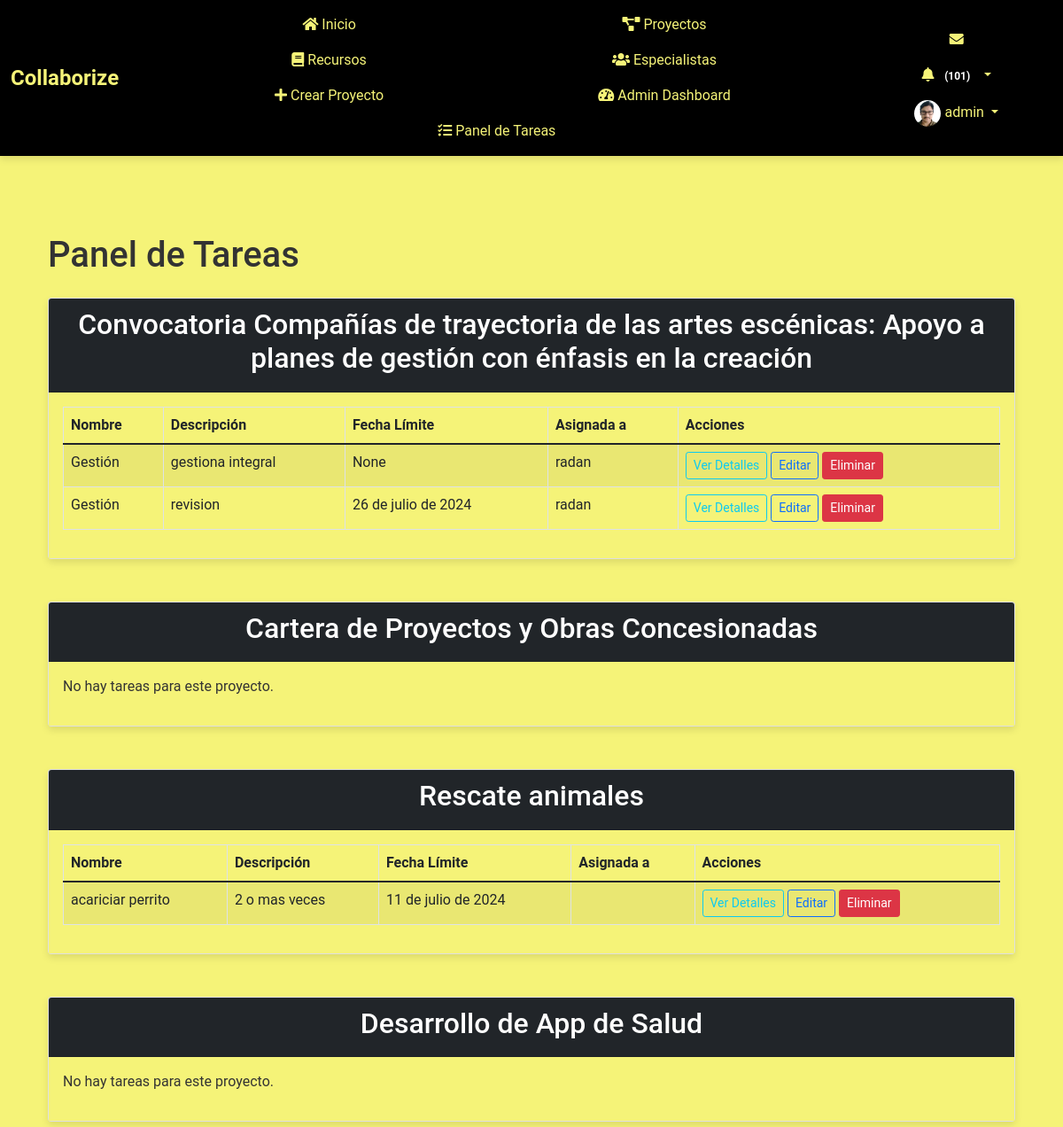
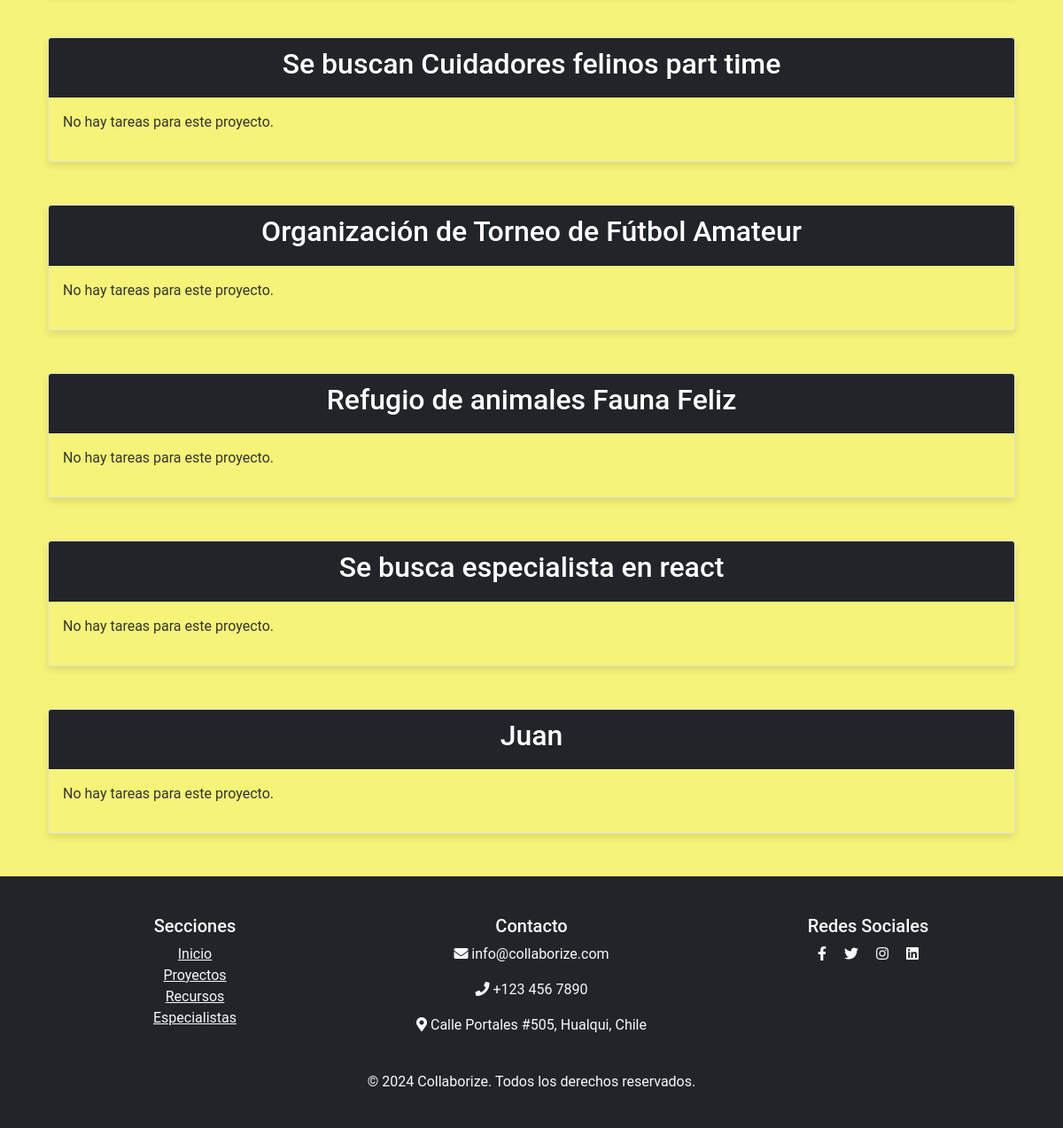
Screenshot of /admin_panel_tareas/ (signed in) with the database file from the repository (2 pictures, top to bottom).
### myapp/models.py (models this page shows, shortened)
class Perfil(models.Model):
    user = models.OneToOneField(User, on_delete=models.CASCADE)
    nombre = models.CharField(max_length=30, blank=True, null=True)
    apellido = models.CharField(max_length=30, blank=True, null=True)
    telefono = models.CharField(max_length=15, blank=True, null=True)
    fecha_nacimiento = models.DateField(null=True, blank=True)
    avatar = models.ImageField(upload_to='avatars/', null=True, blank=True)
    website = models.URLField(max_length=200, blank=True, null=True)
    twitter = models.URLField(max_length=200, blank=True, null=True)
    facebook = models.URLField(max_length=200, blank=True, null=True)
    linkedin = models.URLField(max_length=200, blank=True, null=True)
    habilidad_1 = models.CharField(max_length=100, blank=True, null=True)
    habilidad_2 = models.CharField(max_length=100, blank=True, null=True)
    habilidad_3 = models.CharField(max_length=100, blank=True, null=True)
    experiencia = models.TextField(blank=True, null=True)
    especialidad = models.CharField(max_length=200, blank=True, null=True)
    ubicacion = models.CharField(max_length=200, blank=True, null=True)
    disponibilidad = models.BooleanField(blank=True, null=True)

class Proyecto(models.Model):
    nombre = models.CharField(max_length=200)
    descripcion = models.TextField()
    fecha_inicio = models.DateField()
    fecha_fin = models.DateField()
    ciudad = models.CharField(max_length=100, blank=True, null=True)
    imagen = models.ImageField(upload_to='proyectos/', blank=True, null=True)
    categoria = models.CharField(max_length=100, choices=[
        ('tecnologia', 'Tecnología'),
        ('educacion', 'Educación'),
        ('salud', 'Salud'),
        ('finanzas', 'Finanzas'),
        ('energia', 'Energía'),
        ('animales', 'Animales'),
    ], default='tecnologia')
    creador = models.ForeignKey(User, on_delete=models.CASCADE, related_name='proyectos_creados')
    colaboradores = models.ManyToManyField(User, related_name='proyectos_colaborados')

class Tarea(models.Model):
    proyecto = models.ForeignKey(Proyecto, related_name='tareas', on_delete=models.CASCADE)
    nombre = models.CharField(max_length=200)
    descripcion = models.TextField(blank=True, null=True)
    completada = models.BooleanField(default=False)
    fecha_limite = models.DateField(blank=True, null=True)
    asignada_a = models.ForeignKey(User, related_name='tareas_asignadas', on_delete=models.SET_NULL, blank=True, null=True)

### myapp/views.py (the view)
# urls.py: path('admin_panel_tareas/', views.admin_panel_tareas, name='admin_panel_tareas'),
@login_required
def admin_panel_tareas(request):
    if not request.user.is_staff:
        return redirect('index')
    proyectos = Proyecto.objects.all()
    tareas_por_proyecto = {proyecto: Tarea.objects.filter(proyecto=proyecto) for proyecto in proyectos}
    return render(request, 'myapp/admin_panel_tareas.html', {'tareas_por_proyecto': tareas_por_proyecto})

### myapp/templates/myapp/admin_panel_tareas.html (shortened to what this page needs)
{% extends 'myapp/base.html' %}
{% block content %}
<div class="container mt-5">
    <h1 class="mb-4">Panel de Tareas</h1>
    {% for proyecto, tareas_proyecto in tareas_por_proyecto.items %}
    <div class="project-section mb-5">
        <div class="card">
            <div class="card-header bg-dark text-white">
                <h2>{{ proyecto.nombre }}</h2>
            </div>
            <div class="card-body">
                {% if tareas_proyecto %}
                <table class="table table-striped table-bordered">
                    <thead class="thead-dark">
                        <tr>
                            <th>Nombre</th>
                            <th>Descripción</th>
                            <th>Fecha Límite</th>
                            <th>Asignada a</th>
                            <th>Acciones</th>
                        </tr>
                    </thead>
                    <tbody>
                        {% for tarea in tareas_proyecto %}
                        <tr>
                            <td>{{ tarea.nombre }}</td>
                            <td>{{ tarea.descripcion }}</td>
                            <td>{{ tarea.fecha_limite }}</td>
                            <td>{{ tarea.asignada_a.username }}</td>
                            <td>
                                <a href="{% url 'detalle_tarea' tarea.id %}" class="btn btn-outline-info btn-sm">Ver Detalles</a>
                                <a href="{% url 'editar_tarea' tarea.id %}" class="btn btn-outline-primary btn-sm">Editar</a>
                                <a href="{% url 'eliminar_tarea' tarea.id %}?next={% url 'admin_panel_tareas' %}" class="btn btn-danger btn-sm">Eliminar</a>
                            </td>
                        </tr>
                        {% endfor %}
                    </tbody>
                </table>
                {% else %}
                <p>No hay tareas para este proyecto.</p>
                {% endif %}
            </div>
        </div>
    </div>
    {% endfor %}
</div>
{% endblock %}

### myapp/templates/myapp/base.html (shortened to what this page needs)
<!DOCTYPE html>
<html lang="es">
<head>
    {% load static %}
    <link rel="stylesheet" href="https://cdn.jsdelivr.net/npm/bootstrap@5.1.3/dist/css/bootstrap.min.css">
    <link rel="stylesheet" href="https://cdnjs.cloudflare.com/ajax/libs/font-awesome/5.15.4/css/all.min.css">
    <link rel="stylesheet" href="https://cdn.jsdelivr.net/npm/@icon/entypo@1.0.3/entypo.css">
    <link rel="stylesheet" href="https://cdnjs.cloudflare.com/ajax/libs/bootstrap-datepicker/1.9.0/css/bootstrap-datepicker.min.css">
    <link rel="stylesheet" href="{% static 'css/style.css' %}">
    <link rel="stylesheet" href="{% static 'css/ver_perfil.css' %}">
    <link rel="stylesheet" href="{% static 'css/register.css' %}">
</head>
<body>
    {% if user.is_authenticated %}
    <header>
        <nav class="navbar navbar-expand-lg fixed-top custom-navbar">
            <div class="container-fluid d-flex justify-content-between align-items-center">
                <a class="navbar-brand" href="{% url 'index' %}">
                    <span style="font-weight: bold; color: #f5f378; font-size: 1.5rem;">Collaborize</span>
                </a>
                <div class="collapse navbar-collapse justify-content-between" id="navbarNav">
                    <ul class="navbar-nav mx-auto">
                        <li class="nav-item"><a class="nav-link" href="{% url 'index' %}"><i class="fas fa-home"></i> Inicio</a></li>
                        <li class="nav-item"><a class="nav-link" href="{% url 'proyecto_lista' %}"><i class="fas fa-project-diagram"></i> Proyectos</a></li>
                        <li class="nav-item"><a class="nav-link" href="{% url 'listar_recursos' %}"><i class="fas fa-book"></i> Recursos</a></li>
                        <li class="nav-item"><a class="nav-link" href="{% url 'listar_especialistas' %}"><i class="fas fa-users"></i> Especialistas</a></li>
                        {% if user.is_staff %}
                        <li class="nav-item"><a class="nav-link" href="{% url 'crear_proyecto' %}"><i class="fas fa-plus"></i> Crear Proyecto</a></li>
                        <li class="nav-item"><a class="nav-link" href="{% url 'admin_dashboard' %}"><i class="fas fa-tachometer-alt"></i> Admin Dashboard</a></li>
                        <li class="nav-item"><a class="nav-link" href="{% url 'admin_panel_tareas' %}"><i class="fas fa-tasks"></i> Panel de Tareas</a></li>
                        {% endif %}
                    </ul>
                    <ul class="navbar-nav ms-auto">
                        <li class="nav-item">
                            <a class="nav-link" href="{% url 'listar_mensajes' %}"><i class="fas fa-envelope"></i>
                            </a>
                        </li>
                        <li class="nav-item dropdown">
                            <a class="nav-link dropdown-toggle" href="#" id="notificacionesDropdown" role="button" data-bs-toggle="dropdown" aria-haspopup="true" aria-expanded="false">
                                <i class="fas fa-bell"></i>
                                <span id="notificaciones-count" class="badge badge-danger"></span>
                            </a>
                        </li>
                        <li class="nav-item dropdown">
                            <a class="nav-link dropdown-toggle" href="#" id="perfilDropdown" role="button" data-bs-toggle="dropdown" aria-haspopup="true" aria-expanded="false">
                                <img src="{% if user.perfil.avatar %}{{ user.perfil.avatar.url }}{% else %}{% static 'images/default_avatar.png' %}{% endif %}" alt="Foto de perfil" class="rounded-circle" width="30" height="30">
                                {{ user.username }}
                            </a>
                        </li>
                    </ul>
                </div>
            </div>
        </nav>
    </header>
    {% endif %}
    <main class="container">
        {% block content %}{% endblock %}
    </main>
    {% block footer %}
    <footer class="bg-dark text-light py-4">
        <div class="container">
            <div class="row">
                <div class="col-md-4">
                    <h5>Secciones</h5>
                    <ul class="list-unstyled">
                        <li><a href="{% url 'index' %}" class="text-light">Inicio</a></li>
                        <li><a href="{% url 'proyecto_lista' %}" class="text-light">Proyectos</a></li>
                        <li><a href="{% url 'listar_recursos' %}" class="text-light">Recursos</a></li>
                        <li><a href="{% url 'listar_especialistas' %}" class="text-light">Especialistas</a></li>
                    </ul>
                </div>
                <div class="col-md-4">
                    <h5>Contacto</h5>
                    <p><i class="fas fa-envelope"></i> info@collaborize.com</p>
                    <p><i class="fas fa-phone"></i> +123 456 7890</p>
                    <p><i class="fas fa-map-marker-alt"></i> Calle Portales #505, Hualqui, Chile</p>
                </div>
                <div class="col-md-4">
                    <h5>Redes Sociales</h5>
                    <a href="#" class="text-light me-3"><i class="fab fa-facebook-f"></i></a>
                    <a href="#" class="text-light me-3"><i class="fab fa-twitter"></i></a>
                    <a href="#" class="text-light me-3"><i class="fab fa-instagram"></i></a>
                    <a href="#" class="text-light"><i class="fab fa-linkedin"></i></a>
                </div>
            </div>
            <div class="text-center mt-4">
                <p>&copy; 2024 Collaborize. Todos los derechos reservados.</p>
            </div>
        </div>
    </footer>
    {% endblock %}
</body>
</html>

### myapp/static/css/style.css (style rules this page uses)
body { padding-top: 0.1px; background-color: #f5f378; font-family: 'Roboto', sans-serif; color: #333; }
.navbar.custom-navbar { background-color: #343a40; z-index: 1000; position: fixed; top: 0; width: 100%; box-shadow: 0 4px 8px rgba(0, 0, 0, 0.1); }
.navbar.custom-navbar .navbar-nav .nav-link { color: #f5f378; transition: color 0.3s; }
.navbar.custom-navbar .navbar-brand { color: #f5f378; font-weight: bold; font-size: 1.5rem; transition: color 0.3s; }
.navbar .nav-item { margin-left: 1rem; }
@media (max-width: 1200px) { .navbar.custom-navbar .navbar-nav { flex-wrap: wrap; justify-content: center; } }
@media (max-width: 1200px) { .navbar.custom-navbar .navbar-nav .nav-item { flex: 0 0 45%; text-align: center; } }
.container { margin-top: 20px; }
.card { box-shadow: 0 4px 8px rgba(0, 0, 0, 0.1); transition: transform 0.2s; }
footer { background-color: #343a40; color: #f5f378; padding: 20px 0; text-align: center; margin-top: 40px; }
.card-header { font-size: 1.25rem; font-weight: bold; background-color: #333333; color: #f5f378; padding: 10px; text-align: center; }

### myapp/static/css/ver_perfil.css (style rules this page uses)
.card-body { background: #f5f378; }

### myapp/static/css/register.css (style rules this page uses)
body { background-color: #dcc4fa; }

### myapp/templates/myapp/base.html (style rules this page uses)
body { background-color: #f5f378; }
.navbar.custom-navbar { background-color: #000000; z-index: 1000; }
.navbar.custom-navbar .navbar-nav .nav-link { color: #f5f378; }
.navbar.custom-navbar .navbar-brand { color: #f5f378; }
.navbar .nav-item { margin-left: 1rem; }
@media (max-width: 1200px) { .navbar.custom-navbar .navbar-nav { flex-wrap: wrap; justify-content: center; } }
@media (max-width: 1200px) { .navbar.custom-navbar .navbar-nav .nav-item { flex: 0 0 45%; text-align: center; } }

### rows the page displays
Proyecto: nombre "Convocatoria Compañías de trayectoria de las artes escénicas: Apoyo a planes de gestión con énfasis en la creación"
Tarea: nombre "Gestión", descripcion "gestiona integral", fecha_limite "None", asignada_a.username "radan"
Tarea: nombre "Gestión", descripcion "revision", fecha_limite "26 de julio de 2024", asignada_a.username "radan"
Proyecto: nombre "Cartera de Proyectos y Obras Concesionadas", shows "No hay tareas para este proyecto."
Proyecto: nombre "Rescate animales"
Tarea: nombre "acariciar perrito", descripcion "2 o mas veces", fecha_limite "11 de julio de 2024"
Proyecto: nombre "Desarrollo de App de Salud", shows "No hay tareas para este proyecto."
Proyecto: nombre "Se buscan Cuidadores felinos part time", shows "No hay tareas para este proyecto."
Proyecto: nombre "Organización de Torneo de Fútbol Amateur", shows "No hay tareas para este proyecto."
Proyecto: nombre "Refugio de animales Fauna Feliz", shows "No hay tareas para este proyecto."
Proyecto: nombre "Se busca especialista en react", shows "No hay tareas para este proyecto."
Proyecto: nombre "Juan", shows "No hay tareas para este proyecto."

### other values shown
{{ user.username }} "admin"
